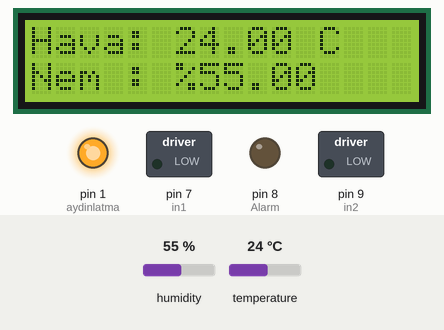
Recording of a sketch running on a simulated Arduino Uno, built with avr-gcc and run on an emulated ATmega328P. Shown: 16×2 character LCD, switched loads named in the sketch (green lamp = pin HIGH), output pins drawn as LEDs (lit = HIGH). The inputs (shaded band) are chosen by the test bench; at power-on: humidity 55 %, temperature 24 °C.

Above: at 0.1 s.
At 6.1 s:
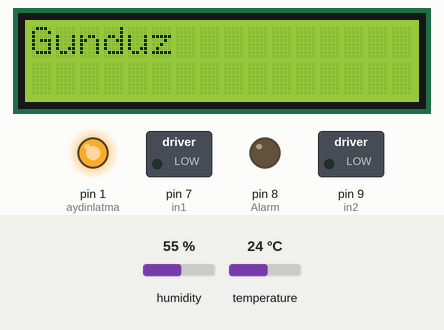
At 16.7 s:
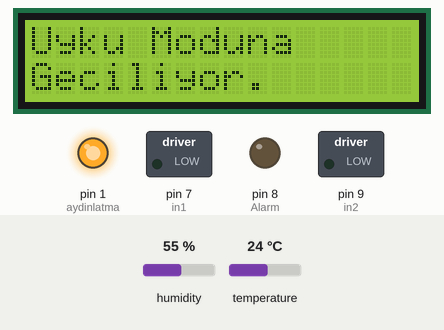
Timing chart, 0 to 21.1 s (numbered marks = the images above):
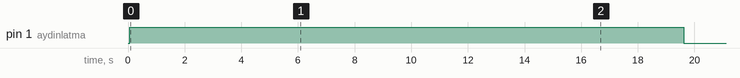

Measured:
- by itself, pin 1 (aydinlatma): LOW → HIGH at 0.06 s, → LOW 19.6 s later
- what the display in image 0 shows lasts 6.0 s, from 0.1 s to 6.1 s

The sketch:

Bitki_Bakim_Sistemi.ino
```cpp
//Bitki Bakım Sistemi

#include <LiquidCrystal.h>//16x2 LCD Ekran kütüphanemizi yazılımımıza dahil ediyoruz.
LiquidCrystal lcd(12,11,5,4,3,2);//Ekran pin bağlantılarını tanımlıyoruz.

#include "DHT.h"//DHT11 Sıcaklık ve Nem Sensörünün kütüphanesini yazılımımıza dahil ediyoruz.
#define DHTPIN 6//DHT11'in bağlı olduğu pine atıyoruz.
#define DHTTYPE DHT11//DHT Sensörünün modelini giriyoruz.(DHT11,DHT22 gibi)
DHT SvN(DHTPIN,DHTTYPE);//DHT11 Sıcaklık ve Nem Sensörüne isim veriyoruz.Ben kısaltma olsun diye "Sıcaklık ve Nem" kelimelerinin baş harfleri olan "SvN" ismini verdim.

int Isik=1;//Fotodirenç sensörü için "Isik" adlı bir değişken tanımladık.
const int in1=7;// Su sistemini motor sürücü ile kontrol edmemiz için motor sürücünün 1 ayağına 7. pinden,
const int in2=9; // 1 diğer ayağına ise 9.pinden güç beslemesi yapıyoruz.
const int Alarm=8;//Devreye bir adet uyarı için "Aktif Zil" ekliyoruz, zile "Alarm" ismi veriyoruz ve zilin bağlı olduğu pine atıyoruz.
const int aydinlatma=1; //Lcd ekranın arka plan aydınlatmasını bağlı olduğu pine atıyoruz.

void setup()//Kuruluma başlıyoruz.
{
  SvN.begin();//DHT11'in kurulumunu yapıyoruz.
  pinMode(aydinlatma, OUTPUT);//Lcd ekranı güç kaynağına göre çıkış pini olarak ayarlıyoruz.
  pinMode(A1,INPUT);//Fotodirenç sensörümüzün bağlı olduğu A1 pinini güç kaynağına göre giriş pini olarak ayarlıyoruz.
  pinMode(in1,OUTPUT);// Motor sürücüye giden pinleri çıkış pini olarak ayarlıyoruz.
  pinMode(in2,OUTPUT); // Motor sürücüye giden pinleri çıkış pini olarak atıyoruz.
  pinMode(Alarm,OUTPUT);//Uyarı pinini güç kaynağına göre çıkış pini olarak ayarlıyoruz.
  lcd.begin(16,2);//16x2 LCD Ekran kullandığımızı sisteme bildiriyoruz.
}

void loop()//Sistemin döngüsünü oluşturuyoruz.
{
  digitalWrite(aydinlatma,HIGH);//Lcd ekranı yak.
  float N = SvN.readHumidity();//DHT11'den Nem verilerini okutuyoruz ve okuttuğumuz verileri yine aynı satırda oluşturduğumuz Nem'in kısaltması olarak baş harfi olan "N" değişkenine atıyoruz.
  float C = SvN.readTemperature();//DHT11'den Sıcaklık verilerini okutuyoruz ve okuttuğumuz verileri yine aynı satırda oluşturduğumuz ve Celsius'un baş harfi olan "C" değişkenine atıyoruz.
  float f = SvN.readTemperature(true);//DHT11'in okuduğu sıcaklık verilerini doğruluyoruz.
  Isik=analogRead(A1);//"Isik" adlı değişkeni A1 pinine yani "Fotodirenç Sensörü"nün bağlı olduğu pine atıyoruz.
  Isik=map(Isik,0,1023,0,100);//"0-1023" arasında okunan ışık verilerini "0-100" aralığına çeviriyoruz.
  delay(1);//Sistemin çok kısa süreli dinlenmesi için 1 miliSaniye bekliyoruz.
  int TNem;//Toprak Nem Sensörü için "TNem" adlı bir değişken oluşturuyoruz.
  TNem=analogRead(A0);//"TNem" adlı değişkeni A0 pinine yani "Toprak Nem Sensörü"nün bağlı olduğu pine atıyoruz.
  lcd.clear();//16x2 LCD Ekranı temizliyoruz.
  lcd.setCursor(0,0);//Ekranın birinci satırına
  lcd.print("Hava: ");//Sıcaklık verilerini yazdırıyoruz.
  lcd.print(C);
  lcd.print(" C");//Celcius işaretine en çok benzeyen işareti yazdırıyoruz.
  lcd.setCursor(0,1);//Ekranın ikinci satırına
  lcd.print("Nem : %");//Nem verilerini yazdırıyoruz.
  lcd.print(N);
  delay(6000);//6sn. bekliyoruz.
  lcd.clear();//16x2 LCD Ekranı tekrar temizliyoruz.
  lcd.setCursor(0,0);//Ekranın birinci satırına
  if(Isik>25)//Eğer Isik verisi 25'ten büyükse:
  {
    lcd.print("Gunduz");//"Gündüz" yazdır.
  }
  else//aksi taktirde
  {
    lcd.print("Gece");//"Gece" yazdır.
  }
  delay(6000);//Yazıları rahat okuyabilmek için 6sn. bekliyoruz.
  lcd.clear();//16x2 LCD Ekranı tekrar temizliyoruz.
  lcd.setCursor(0,0);//Ekranın birinci satırına

  if(TNem<=400)//Eğer Nem 400'den küçük veya eşitse:
  {
    lcd.print("Kuru Toprak");//"Kuru Toprak" yazdır.
    lcd.setCursor(0,1);//Ekranın ikinci satırına
    lcd.print("Sulaniyor...");//"Sulanıyor..." yazdır.
    digitalWrite(in1,HIGH);// Potansiyel Fark oluşması için 1 ayağına Güç veriyoruz.
    digitalWrite(in2,LOW);// Aynı şekilde "Potansiyel Fark" oluşması için 1 ayağına güç vermiyoruz.
    delay(1500);//1,5sn boyunca sulama işlemi yap.
    digitalWrite(in1,LOW);// Güç vermediğimiz pine güç vererek potansiyel farkı 0 yapıyoruz ve bu da motoru durduracaktır.
    lcd.clear();//Ekranı temizle.
    lcd.setCursor(0,0);//Ekranın birinci satırına
    lcd.print("Bekleniyor...");//"Bekleniyor..." yazdır.
  }
  else if(TNem<=600 && TNem>400)//Eğer Nem 600'den küçük eşitse ve 400'den büyükse:
  {
    lcd.print("Nemli Toprak");//"Nemli Toprak" yazdır.
    lcd.setCursor(0,1);//Ekranın ikinci satırına
    lcd.print("Uygun Ortam");//"Uygun Ortam" yazdır.
  }
  else//Aksi taktirde
  {
    lcd.print("Su Baskini.");//"Su Baskını" yazdır.
    lcd.setCursor(0,1);//Ekranın ikinci satırına
    lcd.print("Tahliye Yapiniz");//"Tahliye Yapınız" yazdır.
    for(int i=0; i<5; i++)//5 kere alttaki ilk 6 satırı tekrar et.
    {
     digitalWrite(Alarm,HIGH);//Alarmı aç.
     delay(1000);//Bir saniye bekle.
     digitalWrite(Alarm,LOW);//Alarmı kapat.
     delay(1000);//Bir saniye bekle.
    }
  }
  lcd.clear(); //Ekranı Temizle.
  lcd.print("Uyku Moduna");//Ekranın 1. satırına Uyku Moduna yazısını yaz.
  lcd.setCursor(0,1);//Ekranın 2. satırına
  lcd.print("Geciliyor.");//Sonra Geciliyor yazısını yaz.
  delay(3000);//3sn boyunca ekranda yazdır.
  lcd.clear();//Ekranı Temizle
  delay(1500);//1.5sn bekle.
  lcd.print("Uyku Moduna");//Ekranın 1. satırına Uyku Moduna yazısını yaz.
  lcd.setCursor(0,1);//Ekranın 2. satırına
  lcd.print("Geciliyor.");//Sonra Geciliyor yazısını yaz.
  delay(3000);//3sn bekle.
  lcd.clear();//Ekranı Temizle.
  digitalWrite(aydinlatma, LOW);//Lcd Ekranın arka plan aydınlatmasını kapat.
  delay(21600000);//Sistemi 6saat dinlendiriyoruz. (180000=30dk 90000ms=15dk  2700000ms=45dk.)
}
```
